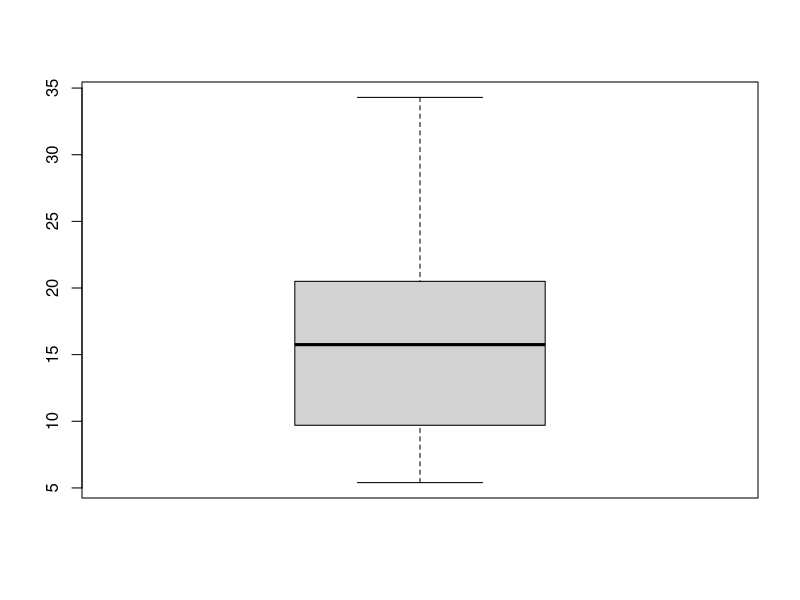
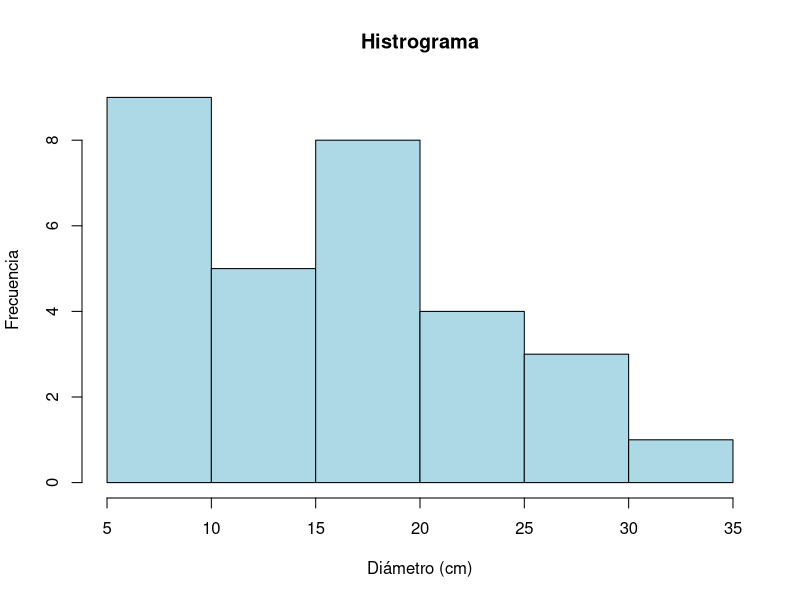
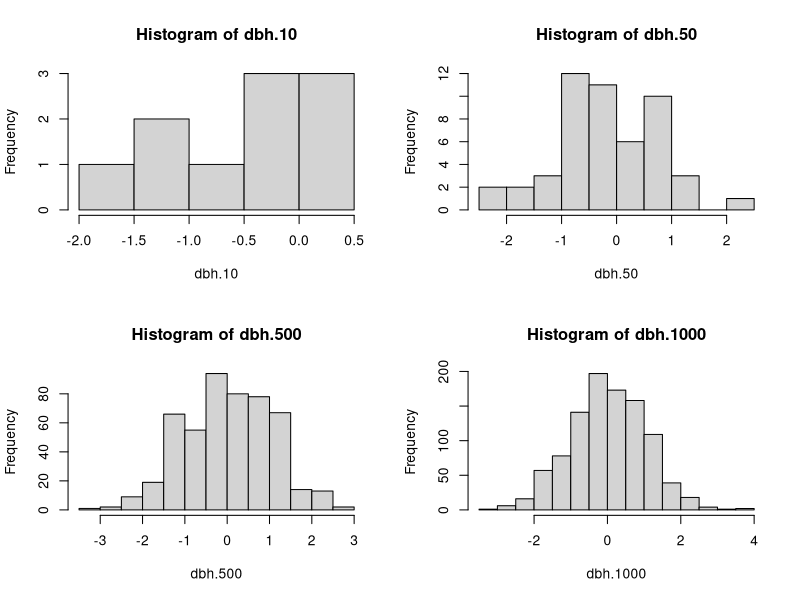

Recreate these plots in R, in order.
# César A. Martínez Gauna
# 06/08/2019
# Clase 1


# Importar Datos  ---------------------------------------------------------

dbh <- c(16.5, 25.3, 22.1, 17.2, 16.1, 8.1, 34.3, 5.4, 5.7, 11.2, 24.1, 
         14.5, 7.7, 15.6, 15.9, 10, 17.5, 20.5, 7.8, 27.3, 9.7, 6.5, 
         23.4, 8.2, 28.5, 10.4, 11.5, 14.3, 17.2, 16.8)

dbh
length(dbh)

sum(dbh)/length(dbh)

mean(dbh)
median(dbh)

fivenum(dbh)
boxplot(dbh)

range(dbh)


stem(dbh)

hist(dbh, main = "Histrograma",
     col = "lightblue",
     xlab = "Diámetro (cm)",
     ylab = "Frecuencia")

moda=function(x)
{
  #Función que encuentra la moda de un vector x
  m1 <- sort(table(x),decreasing=T)
  moda <- names(m1[m1==m1[1]])
  moda <- as.numeric(moda)
  return(moda)
}

moda(dbh)

quantile(dbh, 0.25)
quantile(dbh, 0.5)
quantile(dbh, 0.75)
quantile(dbh, 1)

fivenum(dbh)

par(mfrow=c(2,2))
set.seed(10)

dbh.10 <- rnorm(10)
hist(dbh.10)

dbh.50 <- rnorm(50)
hist(dbh.50)

dbh.500 <- rnorm(500)
hist(dbh.500)

dbh.1000 <- rnorm(1000)
hist(dbh.1000)


# Probar normalidad de Datos ----------------------------------------------

shapiro.test(dbh)



